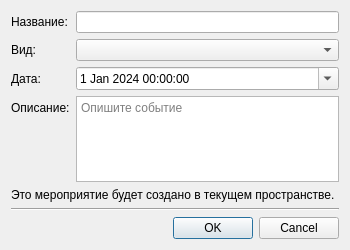
<?xml version="1.0" encoding="UTF-8"?>
<ui version="4.0">
 <class>Dialog</class>
 <widget class="QDialog" name="Dialog">
  <property name="geometry">
   <rect>
    <x>0</x>
    <y>0</y>
    <width>350</width>
    <height>250</height>
   </rect>
  </property>
  <property name="windowTitle">
   <string>Создание мероприятия</string>
  </property>
  <layout class="QVBoxLayout" name="verticalLayout_2">
   <item>
    <layout class="QFormLayout" name="formLayout">
     <item row="0" column="0">
      <widget class="QLabel" name="label_4">
       <property name="text">
        <string>Название:</string>
       </property>
      </widget>
     </item>
     <item row="0" column="1">
      <widget class="QLineEdit" name="lineEdit"/>
     </item>
     <item row="1" column="0">
      <widget class="QLabel" name="label">
       <property name="text">
        <string>Вид:</string>
       </property>
      </widget>
     </item>
     <item row="1" column="1">
      <widget class="QComboBox" name="comboBox"></widget>
     </item>
     <item row="2" column="0">
      <widget class="QLabel" name="label_2">
       <property name="text">
        <string>Дата:</string>
       </property>
      </widget>
     </item>
     <item row="2" column="1">
      <widget class="QDateTimeEdit" name="dateTimeEdit">
       <property name="dateTime">
        <datetime>
         <hour>0</hour>
         <minute>0</minute>
         <second>0</second>
         <year>2024</year>
         <month>1</month>
         <day>1</day>
        </datetime>
       </property>
       <property name="calendarPopup">
        <bool>true</bool>
       </property>
      </widget>
     </item>
     <item row="3" column="0">
      <widget class="QLabel" name="label_3">
       <property name="text">
        <string>Описание:</string>
       </property>
      </widget>
     </item>
     <item row="3" column="1">
      <widget class="QTextEdit" name="textEdit">
       <property name="acceptRichText">
        <bool>false</bool>
       </property>
       <property name="placeholderText">
        <string>Опишите событие</string>
       </property>
      </widget>
     </item>
    </layout>
   </item>
   <item>
    <widget class="QLabel" name="label_5">
     <property name="text">
      <string>Это мероприятие будет создано в текущем пространстве.</string>
     </property>
    </widget>
   </item>
   <item>
    <widget class="Line" name="line">
     <property name="orientation">
      <enum>Qt::Horizontal</enum>
     </property>
    </widget>
   </item>
   <item>
    <widget class="QDialogButtonBox" name="buttonBox">
     <property name="orientation">
      <enum>Qt::Horizontal</enum>
     </property>
     <property name="standardButtons">
      <set>QDialogButtonBox::Cancel|QDialogButtonBox::Ok</set>
     </property>
    </widget>
   </item>
  </layout>
 </widget>
 <resources/>
 <connections>
  <connection>
   <sender>buttonBox</sender>
   <signal>accepted()</signal>
   <receiver>Dialog</receiver>
   <slot>accept()</slot>
   <hints>
    <hint type="sourcelabel">
     <x>248</x>
     <y>254</y>
    </hint>
    <hint type="destinationlabel">
     <x>157</x>
     <y>274</y>
    </hint>
   </hints>
  </connection>
  <connection>
   <sender>buttonBox</sender>
   <signal>rejected()</signal>
   <receiver>Dialog</receiver>
   <slot>reject()</slot>
   <hints>
    <hint type="sourcelabel">
     <x>316</x>
     <y>260</y>
    </hint>
    <hint type="destinationlabel">
     <x>286</x>
     <y>274</y>
    </hint>
   </hints>
  </connection>
 </connections>
</ui>
